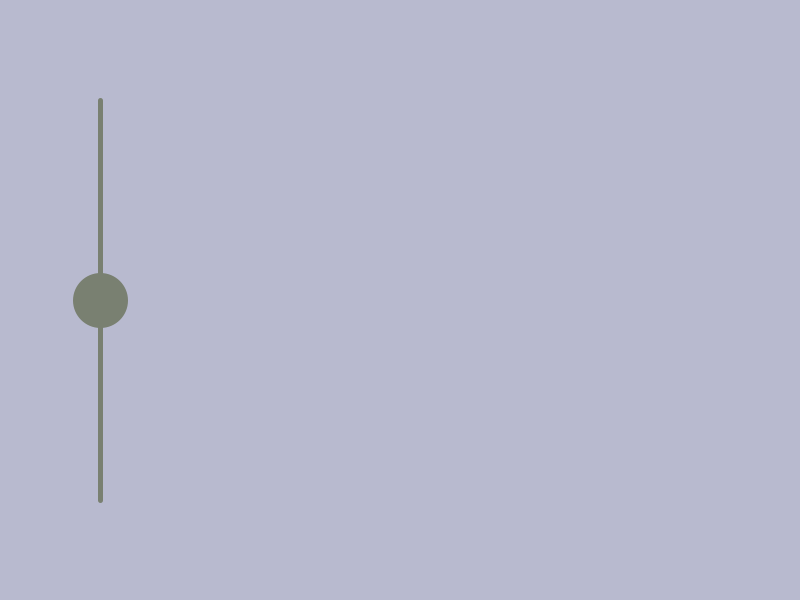
Frame 1 (no input)
Frame 60 (the mouse pressed at the canvas centre just before this capture): identical to frame 1, image omitted
Frame 120 (the mouse held since frame 60 and released just before this capture): identical to frame 1, image omitted

The Processing sketch that drew this single still picture (run headless with seeded random() and noise(); from frame 60 on, the mouse is pressed at the canvas centre):

// Processing sketch: slider_checkpoint_3
// ── slider_checkpoint_3.pde
color softLinen = #E8EBE4;
color lightPurple = #D2D5DD;
color paleSlate = #B8BACF;
color lavenderGrey = #999AC6;
color greyOlive = #798071;
float circleSize;
float sliderY;

void setup() {
  size(800,600);
  strokeWeight(5);
  stroke(greyOlive);
  fill(greyOlive);
  sliderY = 300;
  circleSize=0;
}

void draw() {
  background(paleSlate);
  fill(greyOlive);
  stroke(greyOlive);
  line(100,100,100,500);
  circle(100,sliderY,50);
  fill(lavenderGrey);
  stroke(lavenderGrey);
  circle(500,300,circleSize);
}

void mouseDragged() {
 sliderControl(); 
}

void mouseReleased(){
   sliderControl();
}

void sliderControl() {
  if (mouseY > 100 && mouseY < 500 && mouseX > 75 && mouseX < 125) {
    sliderY = mouseY;
  }
  
  circleSize = map(sliderY, 100, 500, 0, 300);
}
